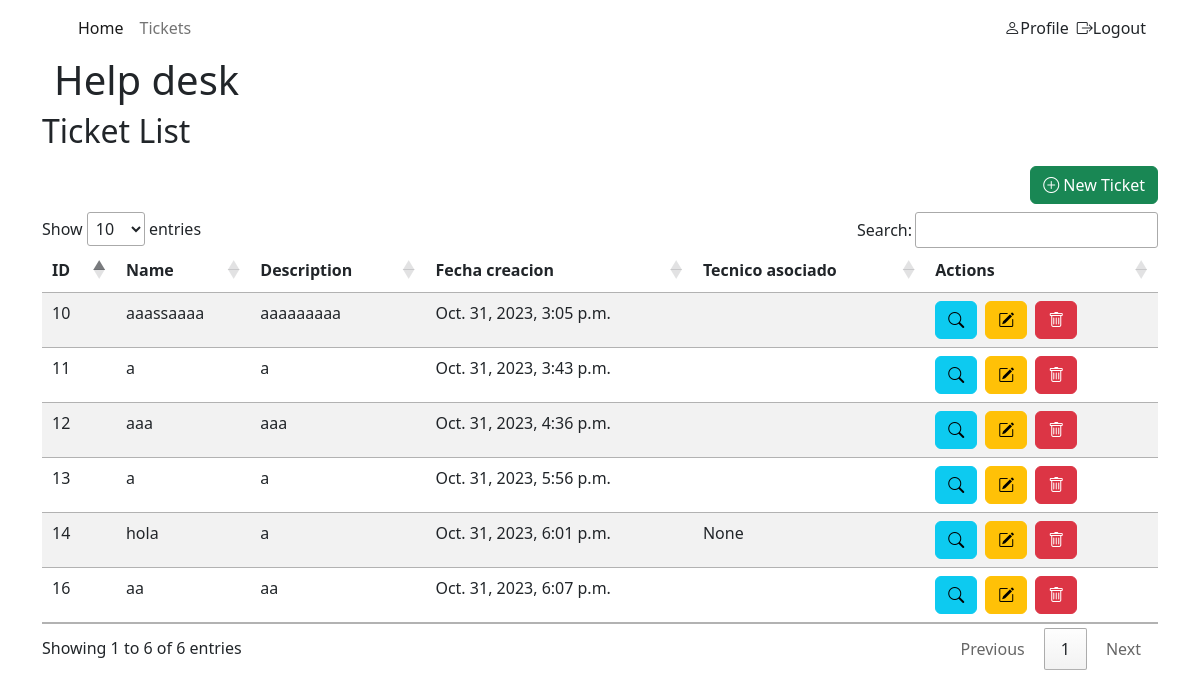
/core/list/ (signed in), run on an earlier commit of the app's database.
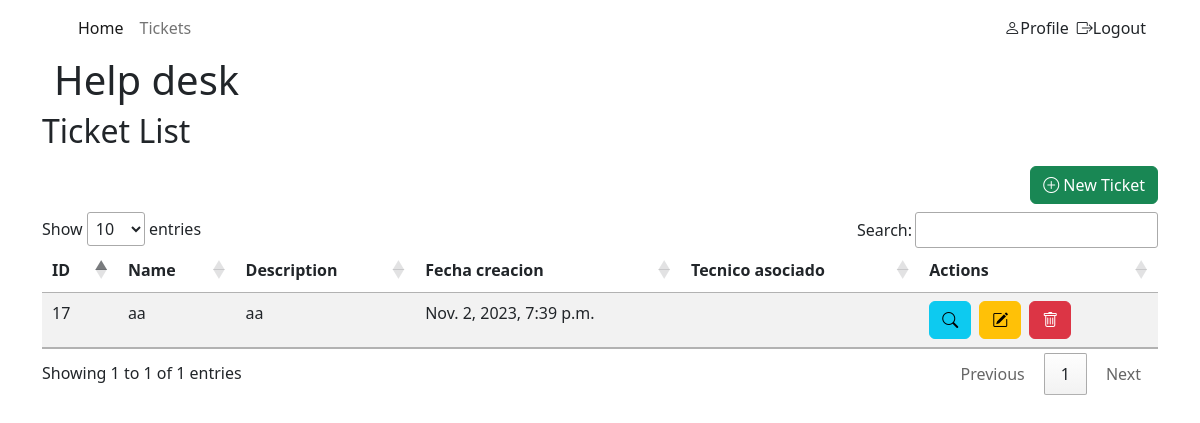
And on a later commit of the database.
### core/models.py (models this page shows, shortened)
class Ticket(models.Model):
    title = models.CharField(max_length=200)
    description = models.TextField()
    created_at = models.DateTimeField(auto_now_add=True)
    updated_at = models.DateTimeField(auto_now=True)
    tech = models.ForeignKey(Tech, null=True, blank=True, on_delete=models.RESTRICT)

### core/views.py (the view)
# urls.py: path('list/', TicketListView.as_view(), name='ticket_list'),
@method_decorator(login_required, name='dispatch')
class TicketListView(ListView):
    model = Ticket
    template_name = 'ticket_list.html'
    context_object_name = 'tickets'

### core/models.py (called while the page is built)
    def __str__(self) -> str:
        return self.first_name

### core/templates/ticket_list.html (shortened to what this page needs)
{% extends 'base.html' %}
{% block content %}
<h2>Ticket List</h2>
<div class="d-flex flex-row-reverse">
    <a class="btn btn-success my-2" href="{% url 'ticket_create' %}"><i class="bi bi-plus-circle"></i>&nbsp;New
        Ticket</a>
</div>
{% if tickets %}
<table id="ticket-list" class="table table-striped">
    <thead>
        <tr>
            <th>ID</th>
            <th>Name</th>
            <th>Description</th>
            <th>Fecha creacion</th>
            <th>Tecnico asociado</th>
            <th>Actions</th>
        </tr>
    </thead>
    <tbody>
        {% for i in tickets %}
        <tr>
            <td>{{ i.id }}</td>
            <td>{{ i.title }}</td>
            <td>{{ i.description }}</td>
            <td>{{ i.created_at }}</td>
            <td>{{ i.tech }}</td>
            <td>
                <div class="d-flex">
                    <a class="btn btn-info me-2" href="{% url 'ticket_detail' i.id %}"><i class="bi bi-search"></i></a>
                    <a class="btn btn-warning me-2" href="{% url 'ticket_update' i.id %}"><i class="bi bi-pencil-square"></i></a>
                    <a class="btn btn-danger me-2" href="{% url 'ticket_delete' i.id %}"><i class="bi bi-trash"></i></a>
                </div>
            </td>
        </tr>
        {% endfor %}
    </tbody>
</table>
{% else %}
<h3>No existen Tickets</h3>
{% endif %}
{% endblock %}

### core/templates/base.html (shortened to what this page needs)
<!DOCTYPE html>
<html lang="en">
<head>
    <link href="https://cdn.jsdelivr.net/npm/bootstrap@5.2.3/dist/css/bootstrap.min.css" rel="stylesheet"
>
    <link rel="stylesheet" href="https://cdn.jsdelivr.net/npm/bootstrap-icons@1.10.2/font/bootstrap-icons.css">
    <link rel="stylesheet" href="https://cdn.datatables.net/1.13.7/css/jquery.dataTables.min.css">
</head>
<body>
    <header class="container">
        <nav class="navbar navbar-expand-lg bg-body-tertiary">
            <div class="container-fluid">
                <div class="collapse navbar-collapse" id="navbarSupportedContent">
                    <ul class="navbar-nav me-auto mb-2 mb-lg-0">
                        <li class="nav-item">
                            <a class="nav-link active" aria-current="page" href="{% url 'ticket_list' %}">Home</a>
                        </li>
                        {% if request.user.is_authenticated  %}
                        <li class="nav-item">
                            <a class="nav-link" href="{% url 'ticket_list' %}">Tickets</a>
                        </li>
                        {% endif %}
                    </ul>
                    <div class="d-flex" role="search">
                        {% if request.user.is_authenticated  %}
                        <a class="nav-link me-2" href="{% url 'profile' %}"><i class="bi bi-person"></i>Profile</a>
                        <a class="nav-link " href="{% url 'logout' %}"><i class="bi bi-box-arrow-right"></i>Logout</a>
                        {% else %}
                        <a class="nav-link me-2" href="{% url 'login' %}"><i
                                class="bi bi-box-arrow-in-right"></i>Login</a>
                        {% endif %}
                    </div>
                </div>
            </div>
        </nav>
        <div class="container d-flex justify-content-between">
            <h1>Help desk</h1>
        </div>
    </header>
    <div class="container">
        {% block content %}
        {% endblock %}
    </div>
</body>
</html>

What changed in the data, as far as the page shows it:
removed Ticket: id "10", title "aaassaaaa", description "aaaaaaaaa", created_at "Oct. 31, 2023, 3:05 p.m."
removed Ticket: id "11", title "a", description "a", created_at "Oct. 31, 2023, 3:43 p.m."
removed Ticket: id "12", title "aaa", description "aaa", created_at "Oct. 31, 2023, 4:36 p.m."
removed Ticket: id "13", title "a", description "a", created_at "Oct. 31, 2023, 5:56 p.m."
removed Ticket: id "14", title "hola", description "a", created_at "Oct. 31, 2023, 6:01 p.m.", tech "None"
removed Ticket: id "16", title "aa", description "aa", created_at "Oct. 31, 2023, 6:07 p.m."
added Ticket: id "17", title "aa", description "aa", created_at "Nov. 2, 2023, 7:39 p.m."
Also different on the page:
text written by a page script: "Show entries Search: Showing 1 to 6 of 6 entries Previous 1 Next" → "Show entries Search: Showing 1 to 1 of 1 entries Previous 1 Next"
